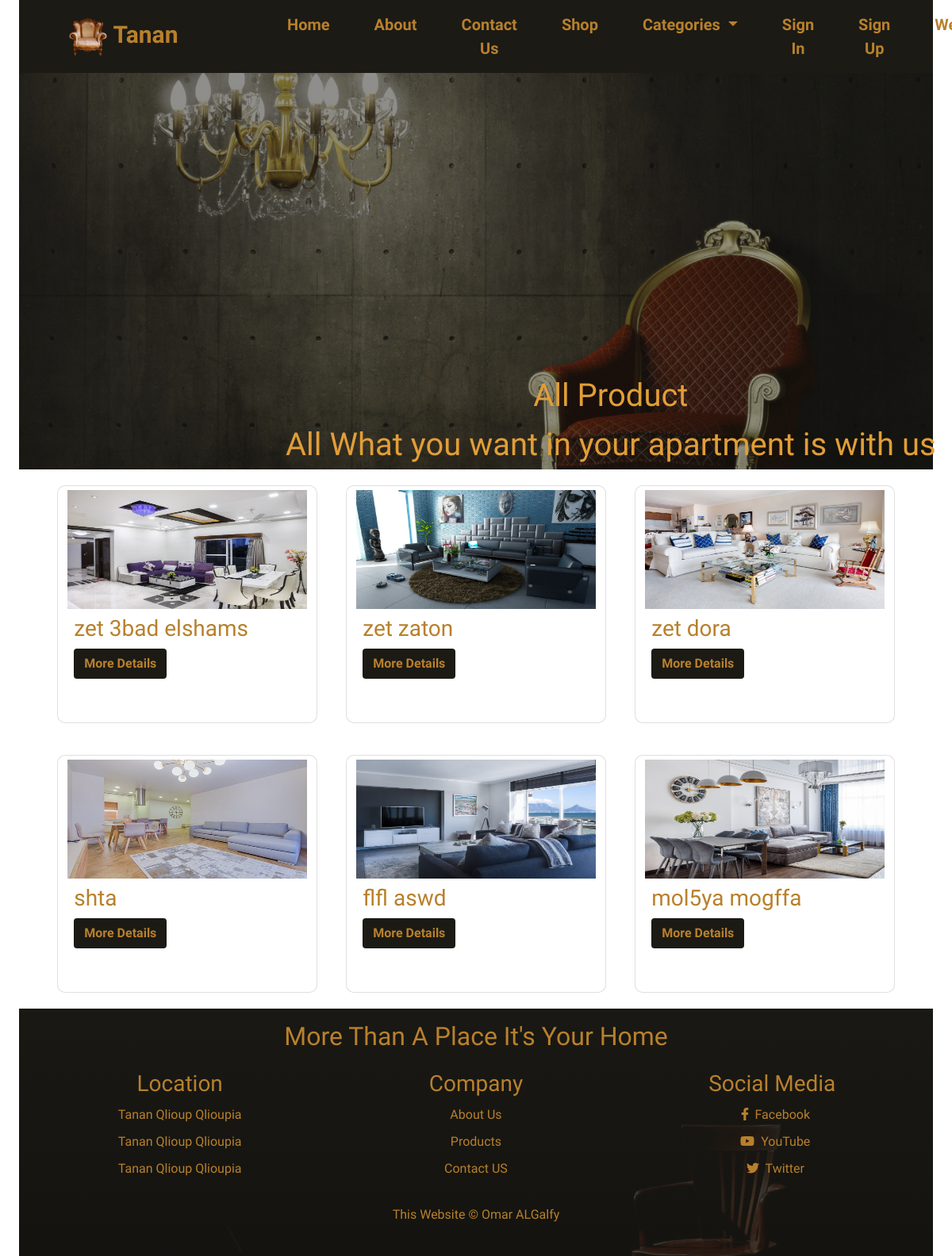
The page /shop.php on the database its author committed.
### tables this page shows
CREATE TABLE `products` (
  `id` int(10) UNSIGNED NOT NULL,
  `name_en` varchar(60) NOT NULL,
  `name_ar` varchar(60) NOT NULL,
  `price` decimal(8,2) NOT NULL,
  `photo` varchar(255) NOT NULL DEFAULT 'product.jpg',
  `status` tinyint(1) NOT NULL DEFAULT 1 COMMENT '1--> active\r\n2-->not active',
  `stock` varchar(50) DEFAULT NULL,
  `subcat_id` int(10) UNSIGNED NOT NULL,
  `supplier_id` int(10) UNSIGNED NOT NULL,
  `viewer` int(10) UNSIGNED NOT NULL,
  `created_at` timestamp NOT NULL DEFAULT current_timestamp(),
  `updated_at` timestamp NOT NULL DEFAULT current_timestamp() ON UPDATE current_timestamp()
);

### connection.php (called while the page is built, shortened)
<?php
class connection {
    public $DBserverName = 'localhost';
    public $DBusername = 'root';
    public $DBpassword = '';
    public $DBname = 'nti_ecommerce_last';
    public $con;
    public function __construct()
    {
       $this->con =  new mysqli($this->DBserverName,$this->DBusername,$this->DBpassword,$this->DBname);
    }
    public function runDQL($query)
    {
        $result = $this->con->query($query);
        if($result->num_rows > 0){
            return $result;
        }else{
            return [];
        }
    }
}

### Product.php (called while the page is built, shortened)
<?php
include_once "connection.php";
class Product extends connection implements operation
{
    public function selectAllData(){
        $query = "SELECT * FROM `products`";
        return $this->runDQL($query);
    }
}

### shop.php (the view)
<?php
  include_once 'header.php';
?>
<div class="about-home col-12  text-center">
    <div class="content  ">
        <h1>All Product</h1>
        <p>All What you want in your apartment is with us</p>
    </div>
</div>
<?php
    include_once "Product.php";
    $pro = new Product;
    if ($_GET) {
        if (isset($_GET['sub'])) {
            $pro->setSubCategoryId($_GET['sub']);
            $resultp = $pro->selectPorductsSub();
        }
    } else {
        $resultp = $pro->selectAllData();
    }
    if ($resultp) {
        $products = $resultp->fetch_all(MYSQLI_ASSOC);
     ?>
<div class="row products col-12 mx-auto   ">
    <?php   foreach ($products as $key => $value) {
    ?>
    <div class="card col-10  col-lg-5   ">
        <img class="img-fluid" data-mdb-ripple-color="light" src="images/<?php echo $value['photo']?>" alt="">
        <div class="content p-2">
            <h3 class="">
                  <?php echo $value['name_en'] ?>
            </h3>
            <a class="btn " href="product_details.php?pro=<?php echo $value['id'] ?>">More Details</a>
        </div>
    </div>
    <?php
    }
} else {
    echo "<div  class = 'alert alert-warning'> No Products Found </div>";
}
?>
</div>
<?php include_once 'footer.php';?>

### header.php (shortened to what this page needs)
<!DOCTYPE html>
<html lang="en">
<head>
  <link rel="stylesheet" href="css/bootstrap.css">
  <link rel="stylesheet" href="css/all.css">
  <link rel="stylesheet" href="css/style.css">
</head>
<body>
  <main class=" container-fluid row col-12  mx-auto ">
      <nav class="navbar col-12  mx-auto navbar-expand-lg ">
        <a class="col-7 col-md-3 navbar-brand" href="index.php">
          <span><img style="width: 50px;" src="images/logo.png" alt=""></span>
          Tanan </a>
        <div class=" collapse  navbar-collapse " id="navbarNavDropdown">
          <ul class="  col-12 text-center navbar-nav">
            <li class="nav-item">
              <a class="nav-link active" aria-current="page" href="index.php">Home</a>
            </li>
            <li class="nav-item">
              <a class="nav-link" href="about.php">About</a>
            </li>
            <li class="nav-item">
              <a class="nav-link" href="contact.php">Contact Us</a>
            </li>
            <li class="nav-item">
              <a class="nav-link" href="shop.php">Shop</a>
            </li>
            <li class="nav-item dropdown ">
            <a class="nav-link dropdown-toggle" href="index.php" id="navbarDropdown" role="button" data-bs-toggle="dropdown" aria-expanded="false">
              Categories
            </a>
            </li>
            <li class="nav-item" style="display:<?php echo (isset($display) ? $display : ''); ?>">
              <a class="nav-link" href="sign_in.php" style="display:<?php echo (isset($display) ? $display : ''); ?>">Sign In</a>
            </li>
            <li class="nav-item" style="display:<?php echo (isset($display) ? $display : ''); ?>">
              <a class="nav-link" href="sign_up.php">Sign Up</a>
            </li>
            <li class="nav-item dropdown">
              <a class="nav-link dropdown-toggle" href="index.php" id="navbarDropdown" role="button" data-bs-toggle="dropdown" aria-expanded="false">
                <?php echo (isset($_SESSION['user_data']) ? 'Hello' . ' ' . $_SESSION['user_data']->first_name . ' ' . $_SESSION['user_data']->last_name : 'Welcome'); ?>
              </a>
            </li>
          </ul>
        </div>
      </nav>

### footer.php (shortened to what this page needs)
<footer class="col-12 row mx-auto p-3 text-center">
  <h2 class=" mb-4 ">More Than A Place It's Your Home</h2>
  <div class="col-12 col-md-3  mx-auto">
    <h3>Location</h3>
    <a href=""> Tanan Qlioup Qlioupia</a>
    <a href="">Tanan Qlioup Qlioupia</a>
    <a href="">Tanan Qlioup Qlioupia</a>
  </div>
  <div class="col-12 col-md-3 mx-auto">
    <h3> Company</h3>
    <a href="">About Us</a>
    <a href="">Products</a>
    <a href="">Contact US</a>
  </div>
  <div class="col-12 col-md-3  mx-auto">
    <h3>Social Media</h3>
    <a href=""><i class="mx-2 fab fa-facebook-f"></i>Facebook</a>
    <a href=""><i class="mx-2 fab fa-youtube"></i>YouTube</a>
    <a href=""><i class="mx-2 fab fa-twitter"></i>Twitter</a>
  </div>
  <div class="col-12 my-4 color-light ">This Website &copy; Omar ALGalfy</div>
</footer>
</main>
</body>
</html>

### css/all.css (style rules this page uses)
.fa-facebook-f:before { content: "\f39e"; }
.fa-twitter:before { content: "\f099"; }
.fa-youtube:before { content: "\f167"; }

### css/style.css (style rules this page uses)
* { padding: 0; margin: 0; box-sizing: border-box; font-family: 'imbue', serif; }
.container-fluid { overflow: hidden; }
ul { list-style: none; }
a { transition: .5s; }
.navbar { background-color: #1b1a15; z-index: 1111111; }
.navbar-brand { font-weight: bold; color: #b8802c; font-size: 30px; padding-left: 50px; }
.nav-item { padding: 0 20px; }
.nav-link { color: #b8802c; font-weight: bolder; font-size: 20px; }
.products { padding:0 30px; }
.card { height: 300px; border-radius: 10px; color: #b8802c; width: 30%; margin: 20px auto; }
.products img { margin-top: 5px; width: 100%; height: 150px; box-sizing: border-box; }
.card .btn { background-color: #1b1a15; color: #b8802c; font-weight: bolder; }
footer { color: #b8802c; background: linear-gradient( #1b1a15ee, #1b1a15bb),url('../images/footer.jpeg') no-repeat center ; background-size: cover; background-color: #1b1a15; overflow: hidden; }
footer a { text-decoration: none; display: block; color: #b8802c; margin: 10px; }
.about-home { background:linear-gradient( #1b1a157e, #1b1a157e), url('../images/chair2.jpg') no-repeat center; background-size: cover; height: 500px; }
.about-home .content { position:absolute; top: 30%; left: 30%; color: #e29e37; font-size:40px; }

### rows shown on the page
products: photo (picture), name_en "zet 3bad elshams"
products: photo (picture), name_en "zet zaton"
products: photo (picture), name_en "zet dora"
products: photo (picture), name_en "shta"
products: photo (picture), name_en "flfl aswd"
products: photo (picture), name_en "mol5ya mogffa"
